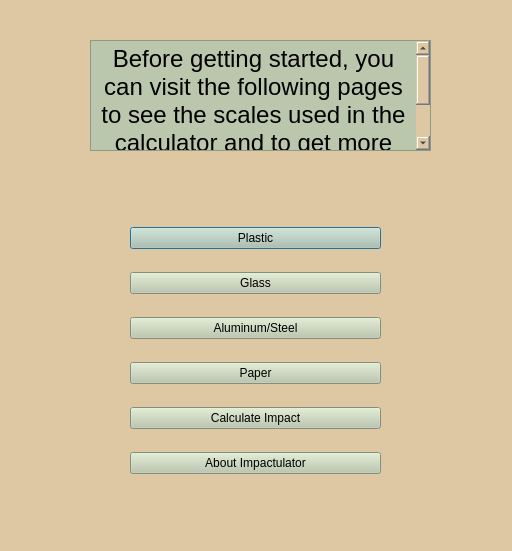
<?xml version="1.0" encoding="UTF-8"?>
<ui version="4.0">
 <class>StartPage</class>
 <widget class="QDialog" name="StartPage">
  <property name="geometry">
   <rect>
    <x>0</x>
    <y>0</y>
    <width>512</width>
    <height>551</height>
   </rect>
  </property>
  <property name="windowTitle">
   <string>Dialog</string>
  </property>
  <property name="styleSheet">
   <string notr="true">background-color: rgb(222, 199, 163);</string>
  </property>
  <widget class="QWidget" name="layoutWidget">
   <property name="geometry">
    <rect>
     <x>130</x>
     <y>210</y>
     <width>251</width>
     <height>281</height>
    </rect>
   </property>
   <layout class="QVBoxLayout" name="verticalLayout">
    <item>
     <widget class="QPushButton" name="pushButton_plastic">
      <property name="styleSheet">
       <string notr="true">background-color: rgb(186, 199, 172);</string>
      </property>
      <property name="text">
       <string>Plastic</string>
      </property>
     </widget>
    </item>
    <item>
     <widget class="QPushButton" name="pushButton_glass">
      <property name="styleSheet">
       <string notr="true">background-color: rgb(186, 199, 172);</string>
      </property>
      <property name="text">
       <string>Glass</string>
      </property>
     </widget>
    </item>
    <item>
     <widget class="QPushButton" name="pushButton_aluminum">
      <property name="styleSheet">
       <string notr="true">background-color: rgb(186, 199, 172);</string>
      </property>
      <property name="text">
       <string>Aluminum/Steel</string>
      </property>
     </widget>
    </item>
    <item>
     <widget class="QPushButton" name="pushButton_paper">
      <property name="styleSheet">
       <string notr="true">background-color: rgb(186, 199, 172);</string>
      </property>
      <property name="text">
       <string>Paper</string>
      </property>
     </widget>
    </item>
    <item>
     <widget class="QPushButton" name="pushButton_impact">
      <property name="styleSheet">
       <string notr="true">background-color: rgb(186, 199, 172);</string>
      </property>
      <property name="text">
       <string>Calculate Impact</string>
      </property>
     </widget>
    </item>
    <item>
     <widget class="QPushButton" name="pushButton">
      <property name="styleSheet">
       <string notr="true">background-color: rgb(186, 199, 172);</string>
      </property>
      <property name="text">
       <string>About Impactulator</string>
      </property>
     </widget>
    </item>
   </layout>
  </widget>
  <widget class="QTextBrowser" name="textBrowser">
   <property name="geometry">
    <rect>
     <x>90</x>
     <y>40</y>
     <width>341</width>
     <height>111</height>
    </rect>
   </property>
   <property name="styleSheet">
    <string notr="true">background-color: rgb(186, 199, 172);</string>
   </property>
   <property name="html">
    <string>&lt;!DOCTYPE HTML PUBLIC &quot;-//W3C//DTD HTML 4.0//EN&quot; &quot;http://www.w3.org/TR/REC-html40/strict.dtd&quot;&gt;
&lt;html&gt;&lt;head&gt;&lt;meta name=&quot;qrichtext&quot; content=&quot;1&quot; /&gt;&lt;meta charset=&quot;utf-8&quot; /&gt;&lt;style type=&quot;text/css&quot;&gt;
p, li { white-space: pre-wrap; }
&lt;/style&gt;&lt;/head&gt;&lt;body style=&quot; font-family:'.AppleSystemUIFont'; font-size:13pt; font-weight:400; font-style:normal;&quot;&gt;
&lt;p align=&quot;center&quot; style=&quot; margin-top:0px; margin-bottom:0px; margin-left:0px; margin-right:0px; -qt-block-indent:0; text-indent:0px;&quot;&gt;&lt;span style=&quot; font-size:18pt;&quot;&gt;Before getting started, you can visit the following pages to see the scales used in the calculator and to get more detailed information about recycling.&lt;/span&gt;&lt;/p&gt;&lt;/body&gt;&lt;/html&gt;</string>
   </property>
  </widget>
 </widget>
 <resources/>
 <connections/>
</ui>
